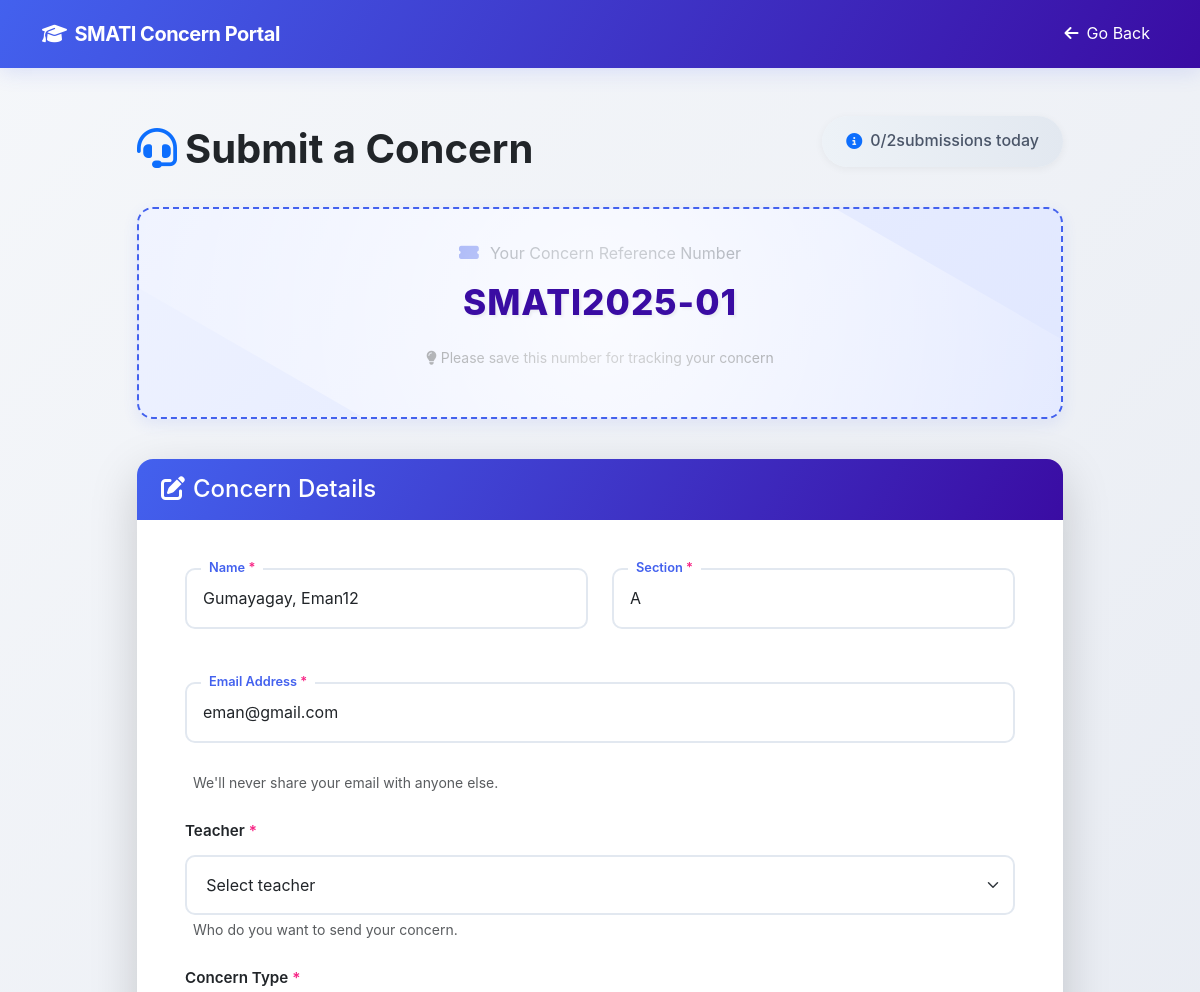
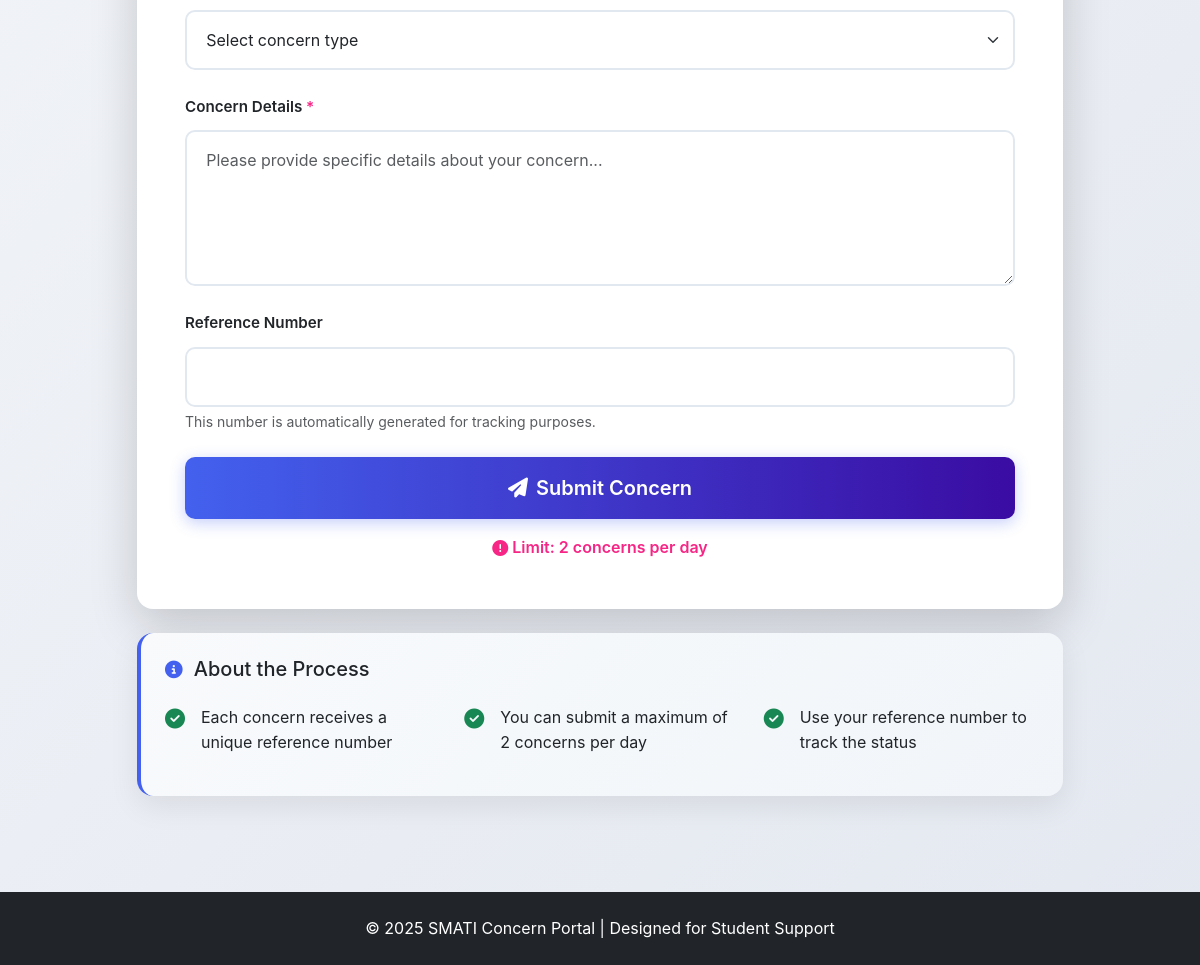
The page /Student/student-concern-form.php?id=32 on the database its author committed (2 pictures, top to bottom).
### tables this page shows
CREATE TABLE `students` (
  `student_id` int(11) NOT NULL AUTO_INCREMENT,
  `username` varchar(225) NOT NULL,
  `password` varchar(225) NOT NULL,
  `email` varchar(225) NOT NULL,
  `firstname` varchar(225) NOT NULL,
  `lastname` varchar(225) NOT NULL,
  `course` varchar(225) NOT NULL,
  `status` varchar(255) DEFAULT NULL,
  `image` varchar(255) NOT NULL,
  `createdAt` timestamp NOT NULL DEFAULT current_timestamp(),
  PRIMARY KEY (`student_id`)
);

### Student/student-concern-form.php (the view, shortened to what this page needs)
<?php
$conn = connectToDB();
$sql = "SELECT * FROM students WHERE student_id = ?";
$stmt = $conn->prepare($sql);
$stmt->bind_param("i", $_GET['id']);
$stmt->execute();
$result = $stmt->get_result();
if ($row = $result->fetch_assoc()) {
    $fullname = $row['lastname'] . ", " . $row['firstname'];
    $email = $row['email'];
    $set = $row['course'];
} else {
    echo "Student not found!";
}
?>
<!DOCTYPE html>
<html lang="en">
<head>
    <link href="https://cdn.jsdelivr.net/npm/bootstrap@5.3.0/dist/css/bootstrap.min.css" rel="stylesheet">
    <link rel="stylesheet" href="https://cdnjs.cloudflare.com/ajax/libs/font-awesome/6.4.0/css/all.min.css">
    <link rel="stylesheet" href="https://cdn.jsdelivr.net/npm/sweetalert2@11/dist/sweetalert2.min.css">
</head>
<body>
    <nav class="navbar navbar-expand-lg navbar-dark">
        <div class="container">
            <a class="navbar-brand" href="#">
                <i class="fas fa-graduation-cap me-2"></i>SMATI Concern Portal
            </a>
            <div class="collapse navbar-collapse" id="navbarNav">
                <ul class="navbar-nav ms-auto">
                    <li class="nav-item">
                        <a class="nav-link active" href="student-grades.php">
                            <i class="fas fa-arrow-left me-2"></i>Go Back
                        </a>
                    </li>
                </ul>
            </div>
        </div>
    </nav>
    <div class="container py-5">
        <div class="row justify-content-center">
            <div class="col-lg-10">
                <div class="d-flex justify-content-between align-items-center mb-4">
                    <h1 class="text-dark mb-0 fw-bold">
                        <i class="fas fa-headset me-2 text-primary"></i>Submit a Concern
                    </h1>
                    <div class="submission-counter">
                        <i class="fas fa-info-circle me-2 text-primary"></i>
                        <span id="submissionCount">0/2</span> submissions today
                    </div>
                </div>
                <div class="control-number-display">
                    <p class="mb-2"><i class="fas fa-ticket-alt feature-icon"></i>Your Concern Reference Number</p>
                    <div class="control-number" id="controlNumberDisplay">SMATI2025-01</div>
                    <p class="text-muted mt-3 small">
                        <i class="fas fa-lightbulb me-1"></i>Please save this number for tracking your concern
                    </p>
                </div>
                <div class="card shadow-lg">
                    <div class="card-header py-3">
                        <h4 class="mb-0"><i class="fas fa-edit me-2"></i>Concern Details</h4>
                    </div>
                    <div class="card-body p-5">
                        <form id="concernForm" method="POST" action="">
                            <div class="row mb-4">
                                <div class="col-md-6">
                                    <div class="floating-label">
                                        <input type="text" class="form-control floating-input" name="name" placeholder=" " value="<?php echo $fullname ?>" required>
                                        <label for="name" class="required-field">Name</label>
                                    </div>
                                </div>
                                <div class="col-md-6">
                                    <div class="floating-label">
                                        <input type="text" class="form-control floating-input" name="section" placeholder=" " value="<?php echo $set ?>" required>
                                        <label for="section" class="required-field">Section</label>
                                    </div>
                                </div>
                            </div>
                            <div class="mb-4">
                                <div class="floating-label">
                                    <input type="email" class="form-control floating-input" name="email" placeholder=" " value="<?php echo $email ?>" required>
                                    <label for="email" class="required-field">Email Address</label>
                                </div>
                                <div class="form-text ms-2">We'll never share your email with anyone else.</div>
                            </div>
                            <div class="mb-4">
                                <label for="teacher" class="form-label required-field">Teacher</label>
                                <select class="form-select" name="teacher" required>
                                    <option value="" disabled selected>Select teacher</option>
                                </select>
                                <div class="form-text ms-2">Who do you want to send your concern.</div>
                            </div>
                            <div class="mb-4">
                                <label for="concernType" class="form-label required-field">Concern Type</label>
                                <select class="form-select" name="concernType" required>
                                    <option value="" disabled selected>Select concern type</option>
                                </select>
                            </div>
                            <div class="mb-4">
                                <label for="concernDetails" class="form-label required-field">Concern Details</label>
                                <textarea class="form-control" name="concernDetails" rows="5" placeholder="Please provide specific details about your concern..." required></textarea>
                            </div>
                            <div class="mb-4">
                                <label for="concernNumber" class="form-label">Reference Number</label>
                                <input type="text" class="form-control" name="concernNumber" id="concernNumber" readonly>
                                <div class="form-text">This number is automatically generated for tracking purposes.</div>
                            </div>
                            <div class="d-grid gap-2">
                                <button type="submit" class="btn btn-primary btn-lg py-3" id="submitButton" name="submitButton">
                                    <i class="fas fa-paper-plane me-2"></i>Submit Concern
                                </button>
                            </div>
                            <div class="submission-limit-warning text-center mt-3">
                                <i class="fas fa-exclamation-circle me-1"></i>
                                Limit: 2 concerns per day
                            </div>
                        </form>
                    </div>
                </div>
                <div class="card mt-4 info-card">
                    <div class="card-body p-4">
                        <h5 class="mb-4"><i class="fas fa-info-circle feature-icon"></i>About the Process</h5>
                        <div class="row">
                            <div class="col-md-4 mb-3">
                                <div class="d-flex">
                                    <i class="fas fa-check-circle text-success mt-1 me-3 fs-5"></i>
                                    <span>Each concern receives a unique reference number</span>
                                </div>
                            </div>
                            <div class="col-md-4 mb-3">
                                <div class="d-flex">
                                    <i class="fas fa-check-circle text-success mt-1 me-3 fs-5"></i>
                                    <span>You can submit a maximum of 2 concerns per day</span>
                                </div>
                            </div>
                            <div class="col-md-4 mb-3">
                                <div class="d-flex">
                                    <i class="fas fa-check-circle text-success mt-1 me-3 fs-5"></i>
                                    <span>Use your reference number to track the status</span>
                                </div>
                            </div>
                        </div>
                    </div>
                </div>
            </div>
        </div>
    </div>
    <footer class="py-4 text-center mt-5">
        <p class="mb-0">© 2025 SMATI Concern Portal | Designed for Student Support</p>
    </footer>
</body>
</html>

### Student/student-concern-form.php (style rules this page uses)
:root { --primary: #4361ee; --secondary: #3a0ca3; --accent: #f72585; --success: #4cc9f0; --light: #f8f9fa; --dark: #212529; --card-shadow: 0 10px 30px rgba(0, 0, 0, 0.08); --transition: all 0.3s ease; }
* { margin: 0; padding: 0; box-sizing: border-box; }
body { background: linear-gradient(135deg, #f5f7fa 0%, #e4e8f0 100%); font-family: 'Inter', 'Segoe UI', system-ui, sans-serif; min-height: 100vh; color: #4a5568; line-height: 1.6; }
.navbar { background: linear-gradient(120deg, var(--primary) 0%, var(--secondary) 100%); box-shadow: 0 4px 20px rgba(67, 97, 238, 0.15); padding: 0.8rem 0; }
.navbar-brand { font-weight: 700; letter-spacing: -0.5px; display: flex; align-items: center; }
.btn-primary { background: linear-gradient(to right, var(--primary), var(--secondary)); border: none; border-radius: 10px; padding: 0.9rem 2rem; font-weight: 600; transition: var(--transition); box-shadow: 0 4px 15px rgba(67, 97, 238, 0.3); }
.card { border: none; border-radius: 16px; overflow: hidden; transition: var(--transition); background: white; box-shadow: var(--card-shadow); }
.card-header { background: linear-gradient(120deg, var(--primary), var(--secondary)); color: white; padding: 1.5rem; font-weight: 600; border-bottom: 0; }
footer { background: var(--dark); color: white; margin-top: 3rem; padding: 2rem 0; }
.control-number-display { background: linear-gradient(135deg, #eef2ff 0%, #e0e7ff 100%); border: 2px dashed var(--primary); padding: 2rem; border-radius: 16px; margin-bottom: 2.5rem; text-align: center; box-shadow: 0 5px 15px rgba(67, 97, 238, 0.1); position: relative; overflow: hidden; }
.control-number-display::before { content: ""; position: absolute; top: -50%; left: -50%; width: 200%; height: 200%; background: radial-gradient(circle, rgba(255, 255, 255, 0.8) 0%, rgba(255, 255, 255, 0) 60%); transform: rotate(30deg); }
.control-number { font-size: 2.2rem; font-weight: 800; color: var(--secondary); letter-spacing: 1px; position: relative; text-shadow: 2px 2px 3px rgba(0, 0, 0, 0.05); }
.submission-counter { background: linear-gradient(to right, #edf2f7, #e2e8f0); padding: 0.8rem 1.5rem; border-radius: 50px; margin-bottom: 1rem; display: inline-flex; align-items: center; box-shadow: 0 2px 8px rgba(0, 0, 0, 0.05); font-weight: 500; backdrop-filter: blur(5px); }
.submission-limit-warning { color: var(--accent); font-weight: 600; margin-top: 0.8rem; display: flex; align-items: center; justify-content: center; }
.form-label { font-weight: 600; color: var(--dark); margin-bottom: 0.7rem; font-size: 0.95rem; }
.required-field::after { content: " *"; color: var(--accent); }
.feature-icon { color: var(--primary); margin-right: 0.7rem; font-size: 1.1rem; }
.form-control, .form-select { border: 2px solid #e2e8f0; border-radius: 10px; padding: 1rem 1.2rem; transition: var(--transition); font-size: 1rem; }
.info-card { background: linear-gradient(135deg, #f8fafc 0%, #f1f5f9 100%); border-left: 4px solid var(--primary); }
.floating-label { position: relative; margin-bottom: 1.8rem; }
.floating-input { padding: 1.2rem 1rem; height: calc(3.7rem + 2px); }
.floating-label label { position: absolute; top: 50%; left: 1rem; transform: translateY(-50%); transition: var(--transition); pointer-events: none; color: #94a3b8; background: white; padding: 0 0.5rem; border-radius: 5px; }
.floating-input:focus~label, .floating-input:not(:placeholder-shown)~label { top: 0; font-size: 0.8rem; color: var(--primary); font-weight: 600; }

### rows shown on the page
students: name "Gumayagay, Eman12", section "A", email "eman@gmail.com"
